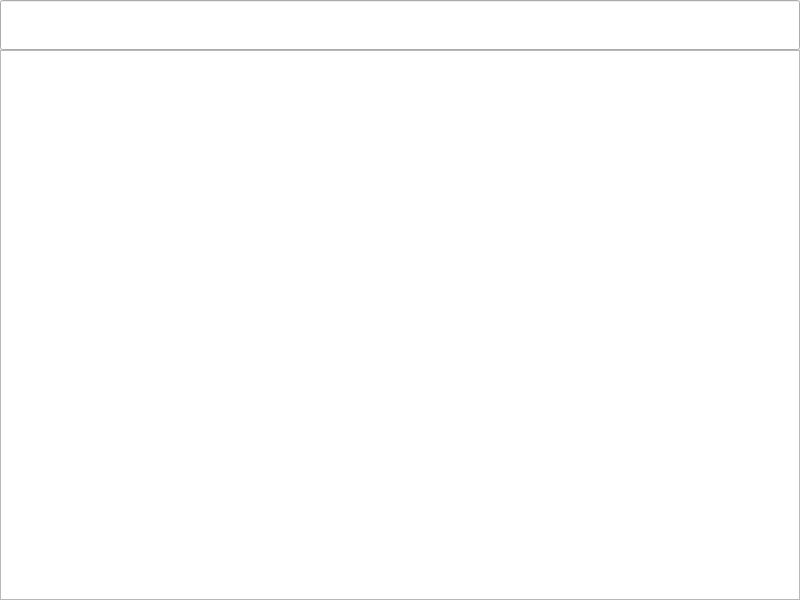
<?xml version="1.0" encoding="UTF-8"?>
<ui version="4.0">
 <class>MainWindow</class>
 <widget class="QMainWindow" name="MainWindow">
  <property name="geometry">
   <rect>
    <x>0</x>
    <y>0</y>
    <width>800</width>
    <height>600</height>
   </rect>
  </property>
  <property name="windowTitle">
   <string>MainWindow</string>
  </property>
  <widget class="QWidget" name="centralwidget">
   <widget class="QTreeView" name="dirView">
    <property name="geometry">
     <rect>
      <x>0</x>
      <y>50</y>
      <width>800</width>
      <height>550</height>
     </rect>
    </property>
   </widget>
   <widget class="QLineEdit" name="filterLine">
    <property name="geometry">
     <rect>
      <x>0</x>
      <y>0</y>
      <width>800</width>
      <height>50</height>
     </rect>
    </property>
    <property name="font">
     <font>
      <family>Consolas</family>
      <pointsize>12</pointsize>
      <weight>75</weight>
      <italic>true</italic>
      <bold>true</bold>
     </font>
    </property>
   </widget>
  </widget>
 </widget>
 <resources/>
 <connections/>
</ui>
